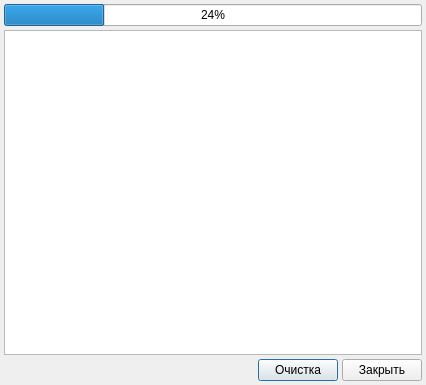
<?xml version="1.0" encoding="UTF-8"?>
<ui version="4.0">
 <class>SchemaCleanDialog</class>
 <widget class="QDialog" name="SchemaCleanDialog">
  <property name="geometry">
   <rect>
    <x>0</x>
    <y>0</y>
    <width>426</width>
    <height>385</height>
   </rect>
  </property>
  <property name="windowTitle">
   <string>Очистка записей, помеченных на удаление</string>
  </property>
  <layout class="QGridLayout" name="gridLayout">
   <property name="margin">
    <number>4</number>
   </property>
   <property name="spacing">
    <number>4</number>
   </property>
   <item row="0" column="0" colspan="3">
    <widget class="CProgressBar" name="progressBar">
     <property name="value">
      <number>24</number>
     </property>
     <property name="textVisible">
      <bool>true</bool>
     </property>
    </widget>
   </item>
   <item row="1" column="0" colspan="3">
    <widget class="QTextBrowser" name="logBrowser"/>
   </item>
   <item row="2" column="0">
    <spacer>
     <property name="orientation">
      <enum>Qt::Horizontal</enum>
     </property>
     <property name="sizeHint" stdset="0">
      <size>
       <width>253</width>
       <height>20</height>
      </size>
     </property>
    </spacer>
   </item>
   <item row="2" column="1">
    <widget class="QPushButton" name="btnClean">
     <property name="text">
      <string>Очистка</string>
     </property>
    </widget>
   </item>
   <item row="2" column="2">
    <widget class="QPushButton" name="btnClose">
     <property name="text">
      <string>Закрыть</string>
     </property>
    </widget>
   </item>
  </layout>
 </widget>
 <customwidgets>
  <customwidget>
   <class>CProgressBar</class>
   <extends>QProgressBar</extends>
   <header>library/ProgressBar.h</header>
  </customwidget>
 </customwidgets>
 <resources/>
 <connections/>
</ui>
